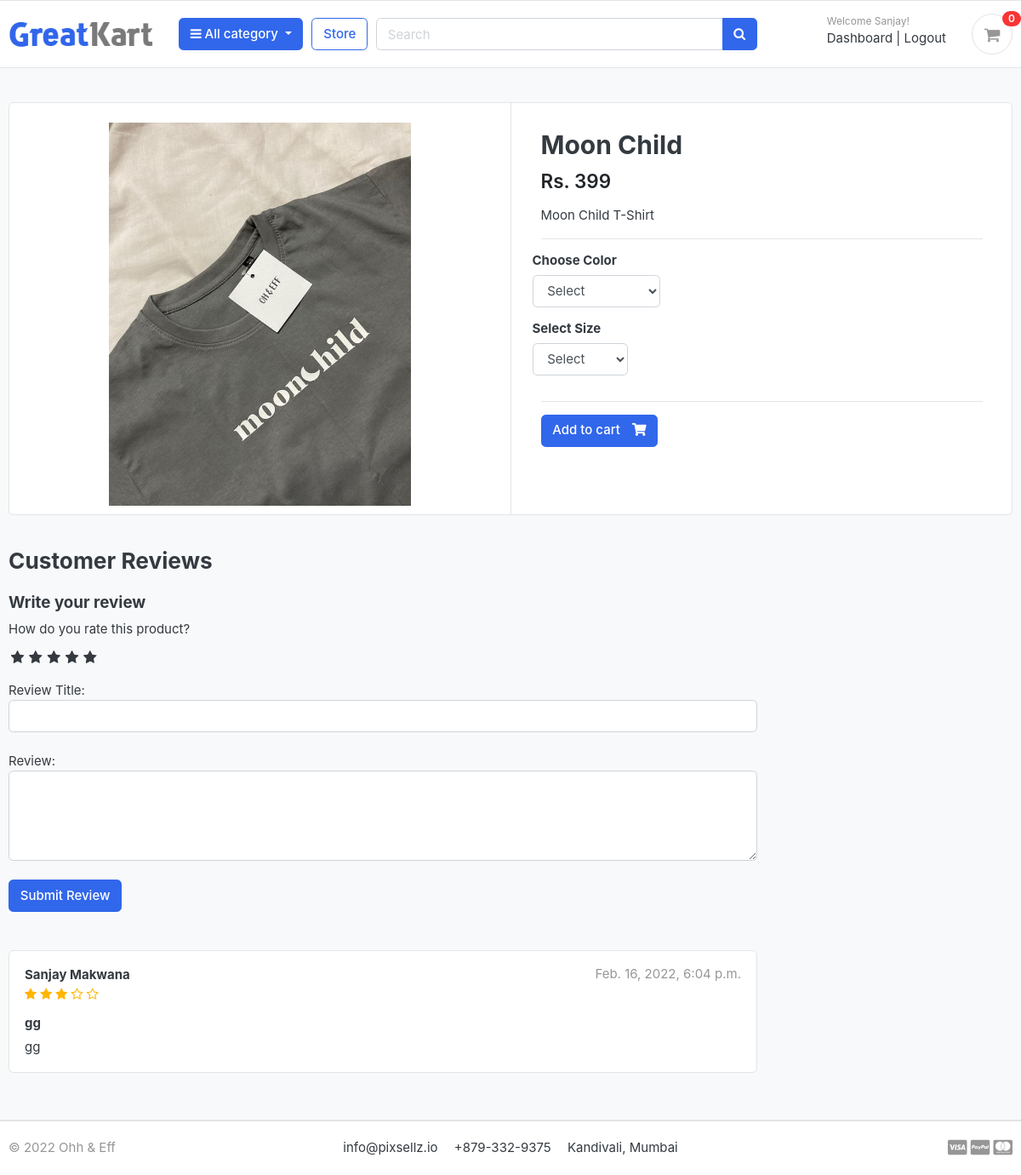
Screenshot of /store/category/t-shirts/moon-child/ (signed in) with the database file from the repository.
### accounts/models.py (models this page shows, shortened)
class Account(AbstractBaseUser):
    first_name      = models.CharField(max_length=50)
    last_name       = models.CharField(max_length=50)
    username        = models.CharField(max_length=50, unique=True)
    email           = models.EmailField(max_length=100, unique=True)
    phone_number    = models.CharField(max_length=50)
    date_joined     = models.DateTimeField(auto_now_add=True)
    last_login      = models.DateTimeField(auto_now_add=True)
    is_admin        = models.BooleanField(default=False)
    is_staff        = models.BooleanField(default=False)
    is_active       = models.BooleanField(default=False)
    is_superadmin   = models.BooleanField(default=False)
    USERNAME_FIELD = 'email'
    REQUIRED_FIELDS = ['username', 'first_name', 'last_name']
    objects = MyAccountManager()
    def full_name(self):
        return f'{self.first_name} {self.last_name}'

### store/models.py (models this page shows, shortened)
class Product(models.Model):
    product_name = models.CharField(max_length=200, unique=True)
    slug = models.SlugField(max_length=200, unique=True)
    product_description = models.TextField(max_length=200, blank=True)
    price = models.IntegerField()
    images = models.ImageField(upload_to = 'photos/products')
    stock = models.IntegerField()
    is_available = models.BooleanField(default=True)
    created_date = models.DateTimeField(auto_now_add=True)
    modified_date = models.DateTimeField(auto_now=True)
    category = models.ForeignKey(Category, on_delete=models.CASCADE)

class ReviewRating(models.Model):
    product = models.ForeignKey(Product, on_delete=models.CASCADE)
    user = models.ForeignKey(Account, on_delete=models.CASCADE)
    subject = models.CharField(max_length=100, blank=True)
    review = models.TextField(max_length=500, blank=True)
    rating = models.FloatField()
    ip = models.CharField(max_length=20, blank=True)
    status = models.BooleanField(default=True)
    created_date = models.DateTimeField(auto_now_add=True)
    updated_date = models.DateTimeField(auto_now=True)

### store/views.py (the view)
# urls.py: path('category/<slug:category_slug>/<slug:product_slug>/', views.product_detail, name='product_detail'),
def product_detail(request, category_slug, product_slug):
    try:
        single_product = Product.objects.get(category__slug = category_slug, slug = product_slug)
        in_cart = CartItem.objects.filter(cart__cart_id = _cart_id(request), product=single_product).exists()
    except Exception as e:
        raise e
    if request.user.is_authenticated:
        try:
            orderproduct = OrderProduct.objects.filter(user=request.user, product_id=single_product.id).exists()
        except OrderProduct.DoesNotExist:
            orderproduct = None
    else:
        orderproduct = None
    reviews = ReviewRating.objects.filter(product_id = single_product.id, status=True)
    context = {
        'single_product' : single_product,
        'in_cart' : in_cart,
        'orderproduct' : orderproduct,
        'reviews':reviews
    }
    return render(request, template_name='store/product_detail.html', context=context)

### carts/context_processors.py (called while the page is built)
def counter(request, cart_count = 0):
    if 'admin' in request.path:
        return {}
    else:
        try:
            cart = Cart.objects.filter(cart_id = _cart_id(request))
            if request.user.is_authenticated:
                cart_items = CartItem.objects.all().filter(user=request.user)
            else:
                cart_items = CartItem.objects.all().filter(cart=cart[:1])
            for cart_item in cart_items:
                cart_count += cart_item.quantity
        except Cart.DoesNotExist:
            cart_count = 0
    return dict(cart_count=cart_count)

### carts/views.py (called while the page is built)
def _cart_id(request):
    cart = request.session.session_key
    if not cart:
        cart = request.session.create()
    return cart

### category/context_processors.py (called while the page is built)
def menu_links(request):
    links = Category.objects.all()
    return dict(links = links)

### category/models.py (called while the page is built)
    def get_url(self):
        return reverse('products_by_category', args=[self.slug])

### store/models.py (called while the page is built)
    def colors(self):
        return super(VariationManager, self).filter(variation_category='color', is_active=True)

    def size(self):
        return super(VariationManager, self).filter(variation_category='size', is_active=True)

### templates/store/product_detail.html (shortened to what this page needs)
{% extends 'base.html' %}
{% load static %}
{% block content %}
<section class="section-content padding-y bg">
    <div class="container">
    <div class="card">
        <div class="row no-gutters">
            <aside class="col-md-6">
    <article class="gallery-wrap">
        <div class="img-big-wrap"><br>
           <a href="#"><img src="{{single_product.images.url}}"></a>
        </div>
          </article>
                  </aside>
                  <main class="col-md-6 border-left">
          <article class="content-body">
            <h2 class="title">{{single_product.product_name}}</h2>
              <div class="mb-3">
                <var class="price h4">Rs. {{single_product.price}}</var>
              </div>
              <p>{{single_product.product_description}}</p>
              <hr>
              <div class="row">
                  <div class="item-option-select">
                      <h6>Choose Color</h6>
                      <select name="color" class="form-control" required>
                        <option value="" disabled selected>Select</option>
                      </select>
                  </div>
              </div>
              <div class="row">
                  <div class="item-option-select">
                      <h6>Select Size</h6>
                      <select name="size" class="form-control" required>
                        <option value="" disabled selected>Select</option>
                      </select>
                  </div>
              </div>
              <hr>
              {% if single_product.stock <= 0 %}
                <h5 class="text-danger">Out of Stock!</h5>
              {% else %}
                  <button type="submit" class="btn  btn-primary"> <span class="text">Add to cart</span> <i class="fas fa-shopping-cart"></i></button>
              {% endif %}
              </article>
          </main>
        </div>
    </div>
    <br>
    <div class="row">
                <div class="col-md-9">
        <header class="section-heading">
            <h3>Customer Reviews </h3>
        </header>
        <form action="{% url 'submit_review' single_product.id %}" method="POST">
            <h5>Write your review</h5>
            <div>
              <label for="">How do you rate this product?</label>
              <br>
              <div class="rate">
                <input type="radio" name="rating" id="rating10" value="5" required/><label for="rating10" title="5"></label>
                <input type="radio" name="rating" id="rating8" value="4" required/><label for="rating8" title="4"></label>
                <input type="radio" name="rating" id="rating6" value="3" required/><label for="rating6" title="3"></label>
                <input type="radio" name="rating" id="rating4" value="2" required/><label for="rating4" title="2"></label>
                <input type="radio" name="rating" id="rating2" value="1" required/><label for="rating2" title="1"></label>
              </div>
              <br>
              Review Title:
              <input type="text" class="form-control" name="subject">
              <br>
              Review:
              <textarea name="review" rows="4" class="form-control"></textarea>
              <br>
              {% if user.is_authenticated %}
                {% if orderproduct %}
                  <input type="submit" value="Submit Review" class="btn btn-primary">
                {% else %}
                  <p>You must purchase this product to post a review.</p>
                {% endif %}
              {% else %}
                <p>You must be logged in to post a review. <span><a href="{% url 'login' %}">Login Now!</a></span></p>
              {% endif %}
            </div>
            <br>
        </form>
        <br>
        {% for review in reviews %}
        <article class="box mb-3">
            <div class="icontext w-100">
                <div class="text">
                    <span class="date text-muted float-md-right">{{review.updated_date}} </span>
                    <h6 class="mb-1">{{review.user.full_name}} </h6>
                    <div class="rating-star">
                      <span>
                        <i class="fa fa-star{%if review.rating == 0.5%}-half-o{%elif review.rating < 1%}-o{%endif%}" aria-hidden="true"></i>
                        <i class="fa fa-star{%if review.rating == 1.5%}-half-o{%elif review.rating < 2%}-o{%endif%}" aria-hidden="true"></i>
                        <i class="fa fa-star{%if review.rating == 2.5%}-half-o{%elif review.rating < 3%}-o{%endif%}" aria-hidden="true"></i>
                        <i class="fa fa-star{%if review.rating == 3.5%}-half-o{%elif review.rating < 4%}-o{%endif%}" aria-hidden="true"></i>
                        <i class="fa fa-star{%if review.rating == 4.5%}-half-o{%elif review.rating < 5%}-o{%endif%}" aria-hidden="true"></i>
                      </span>
                    </div>
                </div>
            </div>
            <div class="mt-3">
                <h6>{{review.subject}}</h6>
                <p>{{review.review}}</p>
            </div>
        </article>
        {% endfor %}
        </div>
    </div>
    </div>
    </section>
{% endblock  %}

### templates/includes/navbar.html (shortened to what this page needs)
{% load static %}
<header class="section-header">
    <section class="header-main border-bottom">
        <div class="container">
    <div class="row align-items-center">
        <div class="col-lg-2 col-md-3 col-6">
            <a href="/" class="brand-wrap">
                <img class="logo" src="{%static './images/logo.png'%}">
            </a>
        </div>
        <div class="col-lg col-sm col-md col-6 flex-grow-0">
            <div class="category-wrap dropdown d-inline-block float-right">
                <button type="button" class="btn btn-primary dropdown-toggle" data-toggle="dropdown">
                    <i class="fa fa-bars"></i> All category
                </button>
            </div>
        </div>
        <a href="{% url 'store' %}" class="btn btn-outline-primary">Store</a>
        <div class="col-lg  col-md-6 col-sm-12 col">
            <form action="{% url 'search' %}" class="search" method='GET'>
                <div class="input-group w-100">
                    <input type="text" class="form-control" style="width:60%;" placeholder="Search" name="keyword">
                    <div class="input-group-append">
                      <button class="btn btn-primary" type="submit">
                        <i class="fa fa-search"></i>
                      </button>
                    </div>
                </div>
            </form>
        </div>
        <div class="col-lg-3 col-sm-6 col-8 order-2 order-lg-3">
                    <div class="d-flex justify-content-end mb-3 mb-lg-0">
                        {% if user.id is None %}
                            <div class="widget-header">
                                <small class="title text-muted">Welcome guest!</small>
                                <div>
                                    <a href="{% url 'login' %}">Sign in</a> <span class="dark-transp"> | </span>
                                    <a href="{% url 'register' %}"> Register</a>
                                </div>
                            </div>
                        {% else %}
                            <div class="widget-header">
                                <small class="title text-muted">Welcome {{user.first_name | capfirst}}!</small>
                                <div>
                                    <a href="{% url 'dashboard' %}">Dashboard</a> <span class="dark-transp"> | </span>
                                    <a href="{% url 'logout' %}"> Logout</a>
                                </div>
                            </div>
                        {% endif %}
                        <a href="{% url 'cart' %}" class="widget-header pl-3 ml-3">
                            <div class="icon icon-sm rounded-circle border"><i class="fa fa-shopping-cart"></i></div>
                            <span class="badge badge-pill badge-danger notify">{{cart_count}}</span>
                        </a>
                    </div>
                </div>
    </div>
        </div>
    </section>
    </header>

### e_commerce/static/css/ui.css (style rules this page uses)
html { font-family: "Inter", sans-serif; font-size: 15px; }
.content-body { flex: 1 1 auto; padding: 2rem 2.3rem; }
.icon-xs, .icon-sm, .icon-md, .icon-lg { display: inline-block; text-align: center; flex-shrink: 0; flex-grow: 0; }
.icon-sm { width: 48px; height: 48px; line-height: 48px !important; font-size: 20px; }
.padding-y { padding-top: 40px; padding-bottom: 40px; }
var { font-style: normal; }
article:after, .form-group:after { display: block; clear: both; content: ""; }
.bg { background-color: #f8f9fa; }
.section-heading { margin-bottom: 20px; margin-top: 15px; }
p:last-child { margin-bottom: 0; }
.header-main { position: relative; padding-top: 1rem; padding-bottom: 1rem; }
.brand-wrap .logo, .navbar-brand .logo { margin-right: 7px; max-height: 42px; display: inline-block; }
.widget-header { display: inline-block; vertical-align: middle; position: relative; }
.widget-header a { color: #343a40; }
.widget-header i { color: #969696; }
.widget-header .title { display: block; }
.widget-header .notify { position: absolute; top: -3px; right: -10px; }
.btn .text + i { margin-left: 10px; }
.icontext { display: inline-flex; align-items: center; vertical-align: middle; }
.icontext .text { width: 100%; line-height: 1.2; }
.notify { position: absolute; top: -4px; right: -10px; display: inline-block; padding: 0.25em 0.6em; font-size: 12px; line-height: 1; text-align: center; border-radius: 3rem; color: #fff; background-color: #fa3434; }
.price { font-weight: 600; color: #212529; }
.box { padding: 18px; background: #fff; border-radius: 0.37rem; border: 1px solid #e4e4e4; }
.gallery-wrap .img-big-wrap { margin-bottom: 10px; border-radius: 0.37rem; overflow: hidden; background-color: #fff; }
.gallery-wrap .img-big-wrap a { text-align: center; display: block; }
.gallery-wrap .img-big-wrap img { height: 450px; width: auto; display: inline-block; }
.item-option-select { margin-bottom: 1rem; display: inline-block; margin-right: 15px; }

### e_commerce/static/css/custom.css (style rules this page uses)
.rate { display: inline-block; border: 0; }
.rate > label { float: right; }
.rate > label:before { display: inline-block; font-size: 1.1rem; content: "\f005"; font-family: FontAwesome; margin: 0; padding: 0.3rem .2rem; cursor: pointer; }
.rating-star i { color: #ffb503 !important; }

### rows the page displays
Account: first_name "Sanjay"
Product: images (picture), product_name "Moon Child", price "399", product_description "Moon Child T-Shirt"
ReviewRating: updated_date "Feb. 16, 2022, 6:04 p.m.", user.full_name "Sanjay Makwana", subject "gg", review "gg"

### other values shown
{{ cart_count }} "0"
